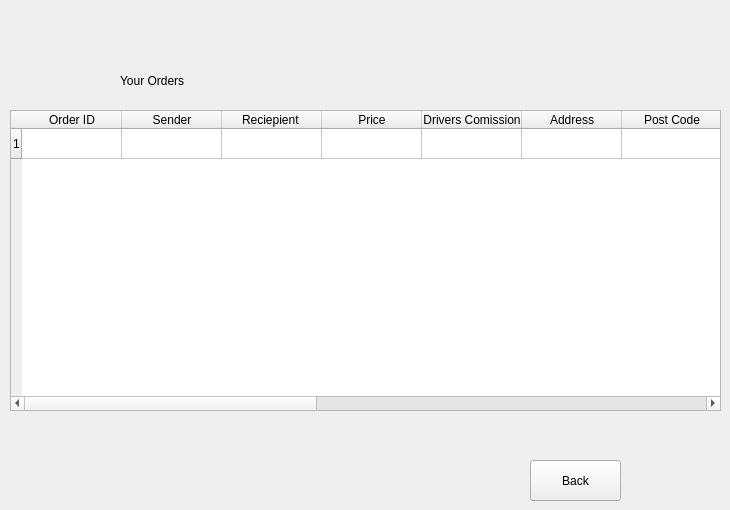
    <widget class="QWidget" name="driverOrderHistoryScreen">
     <widget class="QTableWidget" name="driverOrderHistoryTable">
      <property name="geometry">
       <rect>
        <x>10</x>
        <y>110</y>
        <width>711</width>
        <height>301</height>
       </rect>
      </property>
      <property name="selectionMode">
       <enum>QAbstractItemView::NoSelection</enum>
      </property>
      <row>
       <property name="text">
        <string>1</string>
       </property>
      </row>
      <column>
       <property name="text">
        <string>Order ID</string>
       </property>
      </column>
      <column>
       <property name="text">
        <string>Sender</string>
       </property>
      </column>
      <column>
       <property name="text">
        <string>Reciepient </string>
       </property>
      </column>
      <column>
       <property name="text">
        <string>Price</string>
       </property>
      </column>
      <column>
       <property name="text">
        <string>Drivers Comission</string>
       </property>
      </column>
      <column>
       <property name="text">
        <string>Address</string>
       </property>
      </column>
      <column>
       <property name="text">
        <string>Post Code</string>
       </property>
      </column>
      <column>
       <property name="text">
        <string>Country</string>
       </property>
      </column>
      <column>
       <property name="text">
        <string>Phone</string>
       </property>
      </column>
      <column>
       <property name="text">
        <string>Email</string>
       </property>
      </column>
      <column>
       <property name="text">
        <string>Goods Description</string>
       </property>
      </column>
      <column>
       <property name="text">
        <string>Weight</string>
       </property>
      </column>
      <column>
       <property name="text">
        <string>Type of Goods</string>
       </property>
      </column>
      <column>
       <property name="text">
        <string>Comments</string>
       </property>
      </column>
     </widget>
     <widget class="QPushButton" name="driverOrderHistoryBackButton">
      <property name="geometry">
       <rect>
        <x>530</x>
        <y>460</y>
        <width>91</width>
        <height>41</height>
       </rect>
      </property>
      <property name="text">
       <string>Back</string>
      </property>
     </widget>
     <widget class="QLabel" name="label_43">
      <property name="geometry">
       <rect>
        <x>120</x>
        <y>70</y>
        <width>201</width>
        <height>21</height>
       </rect>
      </property>
      <property name="text">
       <string>Your Orders</string>
      </property>
     </widget>
    </widget>
